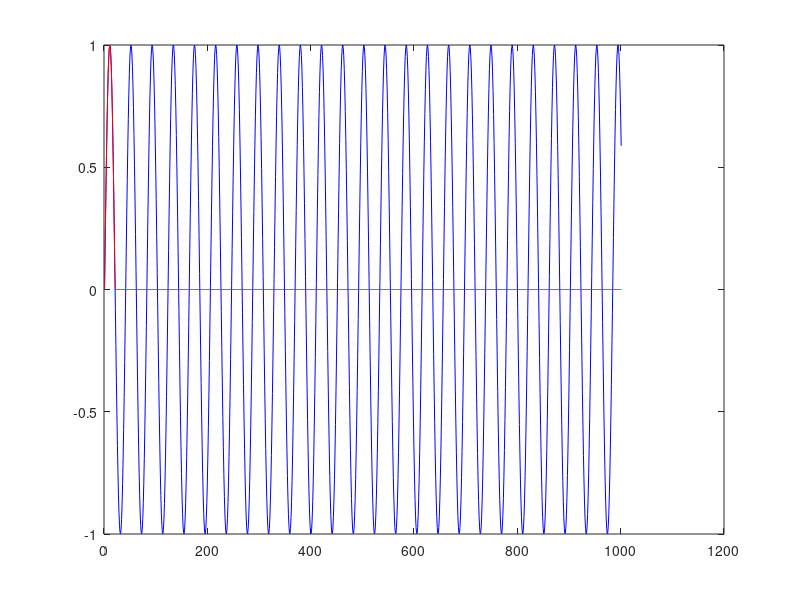

The MATLAB source for this figure:
%properties 
f_op = 24400;  % operation frequency (Hz) 
T_op = 1/f_op; % operation period (s) 
fs = 1000000;  % sampling frequency 
t = 0:1/fs:0.001;
% c_water = 1449.2 + 4.6*T − 0.055*T^2 + 0.00029*T^3 + (1.34 − 0.01*T )(S − 35) + 0.016*z

% T = N/fs -> period = #samples/sampling_freq
N = fix(T_op*fs); % integer part

% peaks that indicate beggining of signal
time1 = sin(2*pi*f_op*t);
for i = 1:length(time1)
    if time1(i) < 0
        time1(i) = 0;
    end
    if i > N
        time1(i) = 0;
    end
end

ping1 = sin(2*pi*f_op*t);
%ping2 = sin (2*pi*f_op*t - 100*pi/180);


% set to 1 to add noise to the signal
addnoise = 0;
WNSNR = 40;   % SNR in dB

if ( addnoise )
  ping1 = awgn( ping1, WNSNR );  
  ping2 = awgn( ping2, WNSNR );
end

figure(1)
plot (ping1,'b')
hold on 
plot (time1,'r')